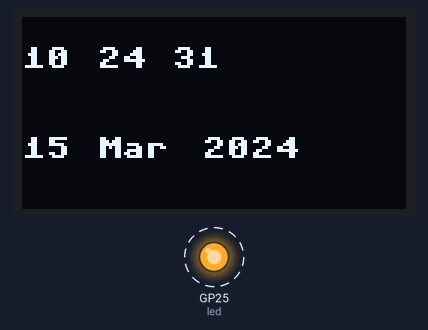
A program run on a simulated Raspberry Pi Pico running MicroPython. Shown: 128×64 one-colour display, output pins drawn as LEDs (lit = HIGH). Dashed ring = blinking. The clock reads 2024-03-15 10:24:30 at power-on unless the program sets it; library files of the repository ran but are not shown: ssd1306.py.

Above: at 1.1 s.
At 9.1 s:
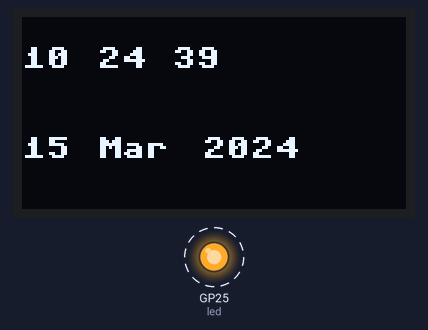
At 19.1 s:
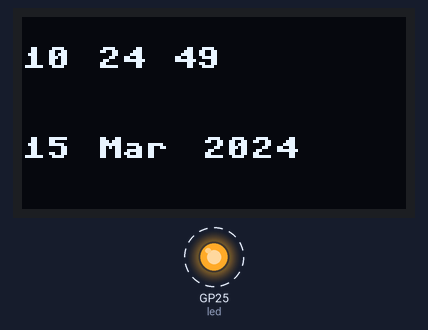
At 38.1 s:
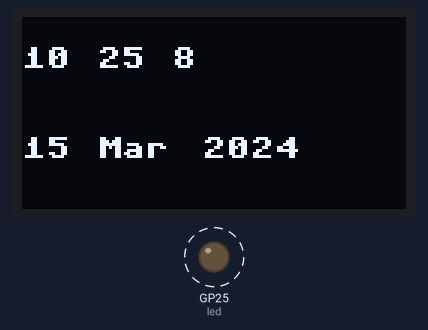
Timing chart, 0 to 40.0 s (numbered marks = the images above):
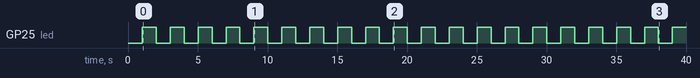

The program:

clock_face_unoptimized.py
```python
# Add lib dir to sys
import sys
sys.path.append('/lib')

import ds3231
import ssd1306
from machine import Pin, I2C, Timer
import mfs

# Initializing I2C
i2c=machine.I2C(0,sda=Pin(0), scl=Pin(1), freq=400000)

led = Pin(25, Pin.OUT)
rtc = ds3231.DS3231(i2c)
oled = ssd1306.SSD1306_I2C(128, 64, i2c)

month_list = ["Jan", "Feb", "Mar", "Apr", "May", "Jun", "Jul", "Aug", "Sep", "Oct", "Nov", "Dec"]

counter = None # Syncs time every 1000 seconds and power on
curr= []
def printTime(timer):
    global counter, curr
    led.toggle()
    if (counter == None) or (counter >= 1000):
        counter = 0
        curr = list(rtc.get_time())
    counter += 1
    oled.fill(0)
    # oled.text('Current time is:', 0, 0)
    oled.text(str(curr[3]), 0, 10)
    oled.text(str(curr[4]), 25, 10)
    oled.text(str(curr[5]), 50, 10)
    # oled.text("On: ", 0, 30)
    oled.text(str(curr[2]), 0, 40)
    oled.text(month_list[curr[1] - 1], 25, 40)
    oled.text(str(curr[0]), 60, 40)

    # Maintain the time until update
    curr[5] += 1

    if curr[5] >= 60:
        curr[5] = 0
        curr[4] += 1

    if curr[4] >= 60:
        curr[4] = 0
        curr[3] += 1

    if curr[3] >= 24:
        curr[3] = 0
        curr[2] += 1

    days_in_month = [31, 28 + (1 if (curr[0] % 4 == 0 and (curr[0] % 100 != 0 or curr[0] % 400 == 0)) else 0), 31, 30, 31, 30, 31, 31, 30, 31, 30, 31]

    if curr[2] > days_in_month[curr[1]-1]:
        curr[2] = 1
        curr[1] += 1

    if curr[1] > 12:
        curr[1] = 1
        curr[0] += 1

    oled.show()


timer1 = machine.Timer()
timer1.init(period=1000, mode=Timer.PERIODIC, callback=printTime)
```

mfs.py
```python
import gc
import os

def mem_stat():
    gc.collect()  # Collect garbage and free up memory
    allocd = gc.mem_alloc() / 1024
    free = gc.mem_free() / 1024
    print(allocd, "kb used out of ", (allocd + free), "kb", sep='')
    return


def flash_stat():
    statvfs = os.statvfs('/')
    total = (statvfs[0] * statvfs[2]) // 1024
    free = (statvfs[0] * statvfs[3]) // 1024
    print(total - free, "kb used out of ", total, 'kb', sep='')
    print(free, 'kb free', sep='')
```

Measured:
- by itself, GP25 (led): alternates HIGH for 1.0 s and LOW for 1.0 s
- what the display in image 0 shows lasts 1.0 s, from 1.1 s to 2.1 s
